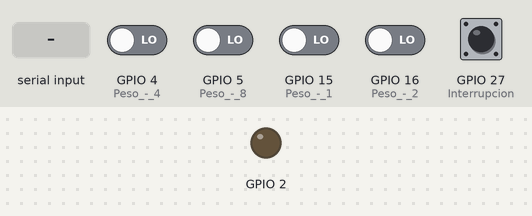
A sketch run on a simulated ESP32. Parts: output pins drawn as LEDs (lit = HIGH). Dashed ring = blinking. The test bench sets the inputs (shaded band); at power-on: GPIO 27 (Interrupcion) HIGH, GPIO 4 (Peso_-_4), GPIO 5 (Peso_-_8), GPIO 15 (Peso_-_1), GPIO 16 (Peso_-_2) LOW. WiFi joins after 1.5 s; servers stay silent unless stated; random numbers use the default seed unless the sketch sets one; EEPROM starts erased; no MQTT or app messages arrive unless stated; nothing arrives over Bluetooth unless stated; what the sketch prints to the serial monitor is not drawn.

Above: at 0.1 s.
At 10.9 s:
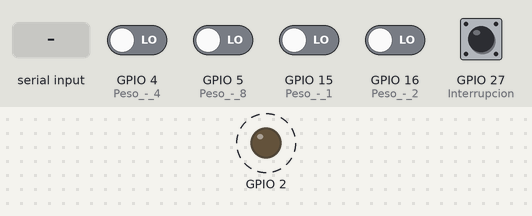
11.3 s: GPIO 27 (Interrupcion) pulled LOW for 0.15 s
At 12.6 s:
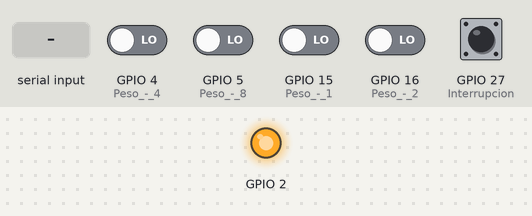
12.9 s: "ssid\n" received over the second serial link
14.4 s: "password\n" received over the second serial link
15.9 s: "connect\n" received over the second serial link
17.4 s: GPIO 4 (Peso_-_4) driven HIGH and GPIO 27 (Interrupcion) driven LOW
Timing chart, 0 to 19.9 s (numbered marks = the images above; inputs shaded):
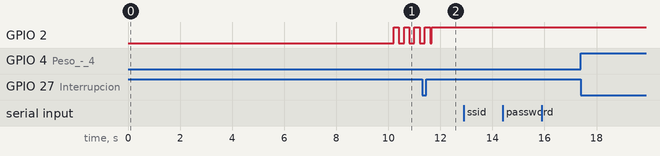

Measured:
- after the input at 12.9 s, every drawn part: stays the same
- after the input at 14.4 s, every drawn part: stays the same
- after the input at 15.9 s, every drawn part: stays the same
- after the input at 17.4 s, every drawn part: stays the same

The sketch:

centro_control.ino
```cpp
/*
  Centro de control - Automatizacion de Semaforos
  Autor: Ing. Moreno Lucas Omar
  Año: 2020
*/

#include "BluetoothSerial.h"
#include <WiFi.h>
#include <EEPROM.h>
#include <PubSubClient.h>

#if !defined(CONFIG_BT_ENABLED) || !defined(CONFIG_BLUEDROID_ENABLED)
#error Bluetooth is not enabled! Please run `make menuconfig` to and enable it
#endif

BluetoothSerial SerialBT;

// Credenciales WiFi
String ssid = "";
String password = "";

// Credenciales MQTT
String mqtt_server = "";
int mqtt_port = 1883;
WiFiClient espClient;
PubSubClient client(espClient);

// Variables para Timer
hw_timer_t * timer = NULL;

// Variables locales
int i = 0;
int contador = 0;           // Se incrementa en 1 cuando llega un digito
int valor = 0;              // Valor decimal obtenido a partir del binario entrante (MT8870)
char codigo[3];             // Codigo de 3 digitos

// Flags
bool sendFlag = false;
bool wifi_enable = true;
bool mqtt_enable = true;

// Funcion: Reseteo de codigo - Necesario para eliminar codigo basura
void IRAM_ATTR onTimer(){
  Serial.println("Se limpia codigo basura...");
  contador = 0;                                 // Se resetea el contador de codigos
}

// Funcion: Grabar EEPROM
void grabar_eeprom(int addr, String text){
  int tamano = text.length();
  char inChar[50];
  text.toCharArray(inChar, tamano+1);
  for(int i = 0; i < tamano; i++){
    EEPROM.write(addr+i, inChar[i]);
  }
  for(int i = tamano; i < 50; i++){
    EEPROM.write(addr+i, 255);
  }
  EEPROM.commit();
}

// Funcion: Leer EEPROM
String leer_eeprom(int addr){
  byte lectura;
  String strLectura;
  for(int i = addr; i < addr+50; i++){
    lectura = EEPROM.read(i);
    if(lectura != 255){
      strLectura += (char)lectura;
    }
  }
  return strLectura;
}

// Funcion: Conexion/Reconexion a MQTT
void reconnect_mqtt(){
  Serial.println("");
  Serial.println("Intentando conexion a MQTT");
  while(!client.connected() && WiFi.status() == WL_CONNECTED && mqtt_enable){
    if(SerialBT.available()) decodificadorSerial();
    String clientId = "iot_1_";
    clientId = clientId + String(random(0xffff, HEX));
    if(client.connect(clientId.c_str())){
      Serial.println("Conexion Exitosa a Broker MQTT...");
    }else{
      Serial.println("Fallo de conexion");
      Serial.println(client.state());
      Serial.println("Se intentara de nuevo en 2 segundos");
      digitalWrite(BUILTIN_LED, HIGH);
      delay(1000);
      digitalWrite(BUILTIN_LED, LOW);
      delay(1000);
    }
  }
}

// Funcion: Conexion/Reconexion a red WiFi
void reconnect_wifi(){
  Serial.println("Conexion WiFi");
  Serial.print("Conectando a -> ");
  Serial.println(ssid);
  WiFi.begin(ssid.c_str(), password.c_str());
  while(WiFi.status() != WL_CONNECTED && wifi_enable){
    if(SerialBT.available()) decodificadorSerial();       // -> Se puede mandar un comando mientras reconecta
    Serial.print(".");
    delay(200);
    digitalWrite(BUILTIN_LED, HIGH);
    delay(200);
    digitalWrite(BUILTIN_LED, LOW);
  }
  if(WiFi.status() == WL_CONNECTED){
    Serial.println("");
    Serial.println("Conexion exitosa!");

    Serial.println("Mi IP es -> ");
    Serial.println(WiFi.localIP());
  }
}

// Funcion: Se realiza la accion en funcion al "comando" y "valor" recibido
void realizarAccion(String comando, String valor){

  // Seteo de SSID - WiFi
  if(comando.equals("ssid")){
    Serial.print("Nuevo SSID configurado - ");
    Serial.println(valor);
    ssid = valor;
    grabar_eeprom(0, valor); // 0 - 50 -> SSID
    SerialBT.write('y');
  }
  // Seteo de Password - WiFi
  else if(comando.equals("password")){
    Serial.print("Nuevo Password configurado - ");
    Serial.println(valor);
    password = valor;
    grabar_eeprom(50, valor); // 50 - 100 -> Password
    SerialBT.write('y');
  }
  // Conexion
  else if(comando.equals("connect")){
    // Conectar a red WiFi + Habilitar la reconexion WiFi
    if(valor.equals("wifi")){
      reconnect_wifi();
      wifi_enable = true;
    // Conectar a server MQTT + Habilitar la reconexion MQTT
    }else if(valor.equals("mqtt")){
      mqtt_enable = true;
    // Conexion total
    }else if(valor.equals("all")){
      wifi_enable = true;
      mqtt_enable = true;
    }
    SerialBT.write('y');
  }
  // Desconexion
  else if(comando.equals("disconnect")){
    // Desconexion de Red WiFi + Inhabilitar la reconexion WiFi
    if(valor.equals("wifi")){
      WiFi.disconnect();
      wifi_enable = false;
      Serial.println("Conexion WiFi finalizada...");
    }
    // Desconectar del servidor MQTT + Inhabilitar la reconexion MQTT
    else if(valor.equals("mqtt")){
      client.disconnect();
      mqtt_enable = false;
      Serial.println("Conexion MQTT finalizada...");
    }
    // Desconexion Total
    else if(valor.equals("all")){
      client.disconnect();
      WiFi.disconnect();
      wifi_enable = false;
      mqtt_enable = false;
      Serial.println("Conexion WiFi y MQTT finalizadas...");
    }
    SerialBT.write('y');
    delay(100);
  }
  // Reconexion
  else if(comando.equals("reconnect")){
    // Reconexion a red WiFi
    if(valor.equals("wifi")){
      Serial.println("Reconectando WiFi....");
      WiFi.disconnect();
      wifi_enable = true;
    }
    // Reconexion a servidor MQTT
    else if(valor.equals("mqtt")){
      Serial.println("Reconectando MQTT....");
      client.disconnect();
      mqtt_enable = true;
    }
    // Reconexion total
    else if(valor.equals("all")){
      Serial.println("Reconexion total....");
      WiFi.disconnect();
      client.disconnect();
      wifi_enable = true;
      mqtt_enable = true;
    }
    SerialBT.write('y');
    delay(100);
  }

  // Seteo de Servidor MQTT
  else if(comando.equals("mqttserver")){
    mqtt_server = valor;
    grabar_eeprom(100, valor);  // 100 - 150 -> MQTT Server (Direccion IP)
    Serial.print("Nuevo MQTT Server configurado - ");
    Serial.println(valor);
    SerialBT.write('y');
  }

  // Seteo de Puerto MQTT
  else if(comando.equals("mqttport")){
    mqtt_port = valor.toInt();
    grabar_eeprom(150, valor);  // 150 - 200 -> MQTT Port
    Serial.print("Nuevo puerto MQTT configurado - ");
    Serial.println(valor);
    SerialBT.write('y');
  }

 // --------------- Comando desconocido ----------------

  else{
    Serial.println("Comando desconocido");
    SerialBT.write('n');
  }

}

// Funcion: Decodificacion de mensaje Bluetooth
void decodificadorSerial(){
  String mensaje = SerialBT.readStringUntil('\n');
  Serial.print("Mensaje: ");
  Serial.println(mensaje);
  int posicionGuion = mensaje.indexOf('-');
  int posicionSaltoLinea = mensaje.length();
  String comando = mensaje.substring(0,posicionGuion);
  String valor = mensaje.substring(posicionGuion + 1, posicionSaltoLinea);
  Serial.print("Comando: ");
  Serial.print(comando);
  Serial.print(" | ");
  Serial.print("Valor: ");
  Serial.println(valor);
  realizarAccion(comando, valor);
}

// Funcion: Ingresa un nuevo valor para conformar el codigo (3 digitos)
// Nota: Ademas se resetea el timer para evitar su desborde y reseteo del codigo
void isr(){
  timerRestart(timer);                                  // Se resetea el timer - Evita que se borre el codigo
  Serial.println("Llega un nuevo valor!");

  // Binario -> Decimal
  if(digitalRead(15)){      // 1000 (->MSB) | Peso -> 1
    valor += 1;
  }
  if(digitalRead(16)){      // 0100 (->MSB) | Peso -> 2
    valor += 2;
  }
  if(digitalRead(4)){       // 0010 (->MSB) | Peso -> 4
    valor += 4;
  }
  if(digitalRead(5)){       // 0001 (->MSB) | Peso -> 8
    valor += 8;
  }

  // Conversiones
  if(valor == 10) codigo[contador] = '0';
  if(valor == 1) codigo[contador] = '1';
  if(valor == 2) codigo[contador] = '2';
  if(valor == 3) codigo[contador] = '3';
  if(valor == 4) codigo[contador] = '4';
  if(valor == 5) codigo[contador] = '5';
  if(valor == 6) codigo[contador] = '6';
  if(valor == 7) codigo[contador] = '7';
  if(valor == 8) codigo[contador] = '8';
  if(valor == 9) codigo[contador] = '9';
  if(valor == 11) codigo[contador] = '*';
  if(valor == 12) codigo[contador] = '#';
  if(valor == 13) codigo[contador] = 'A';
  if(valor == 14) codigo[contador] = 'B';
  if(valor == 15) codigo[contador] = 'C';
  if(valor == 0) codigo[contador] = 'D';

  Serial.println("El valor numero recibido es - " + String(codigo[contador]));

  contador++;

  // Se tienen 3 digitos - Codigo completo - Se envia
  if(contador == 3){
    contador = 0;
    Serial.println("El codigo enviado es - " + String(codigo));
    sendFlag = true;
  }

  valor = 0;

}

// Funcion: Configuracion inicial de WiFi
void config_wifi(){
  ssid = leer_eeprom(0);
  password = leer_eeprom(50);
}

// Funcion: Configuracion inicial de bluetooth
void config_bluetooth(){
  SerialBT.begin("ESP32_ET_2"); // Nombre de dispositivo Bluetooth
  Serial.println("Dispositivo inicializado...");
  Serial.println("Ahora puedes establecer una conexion bluetooth!");
}

// Funcion: Configuracion inicial de MQTT
void config_mqtt(){
  mqtt_server = leer_eeprom(100);
  mqtt_port = leer_eeprom(150).toInt();
  client.setServer(mqtt_server.c_str(), mqtt_port);
}

// Funcion: Configuracion inicial del Timer
void config_timer(){
  timer = timerBegin(0, 80, true);
  timerAttachInterrupt(timer, &onTimer, true);
  timerAlarmWrite(timer, 5000000, true);  // 5 Segundos
  timerAlarmEnable(timer);
}

// Funcion: Configuracion de pines
void config_pines() {
  pinMode(BUILTIN_LED, OUTPUT);
  digitalWrite(BUILTIN_LED, LOW);
  pinMode(15, INPUT);  // Peso - 1
  pinMode(16, INPUT);  // Peso - 2
  pinMode(4, INPUT);   // Peso - 4
  pinMode(5, INPUT);   // Peso - 8
  pinMode(27, INPUT);  // Interrupcion
  attachInterrupt(27, isr, FALLING);  // Interrupcion pin 27 por Flanco descendente
}

void setup() {
  Serial.begin(115200);
  EEPROM.begin(512);
  config_pines();
  config_bluetooth();
  config_wifi();
  config_mqtt();
  delay(10000);
  config_timer();
}

void loop() {
  // Led - Conexion WiFi y MQTT correcta
  if(WiFi.status() == WL_CONNECTED && client.connected()) digitalWrite(BUILTIN_LED, HIGH);
  else digitalWrite(BUILTIN_LED, LOW);

  // Reconexion WiFi
  if(WiFi.status() != WL_CONNECTED && wifi_enable) reconnect_wifi();

  // Reconexion MQTT
  if(!client.connected() && WiFi.status() == WL_CONNECTED && mqtt_enable) reconnect_mqtt();
  client.loop();

  // Bluetooth -> Puerto Serie
  if(SerialBT.available()) decodificadorSerial();

  // Se envia el codigo hacia el servidor
  if(sendFlag){
    client.publish("intermitencia", codigo);
    sendFlag = false;
  }

  delay(20);
}
```
